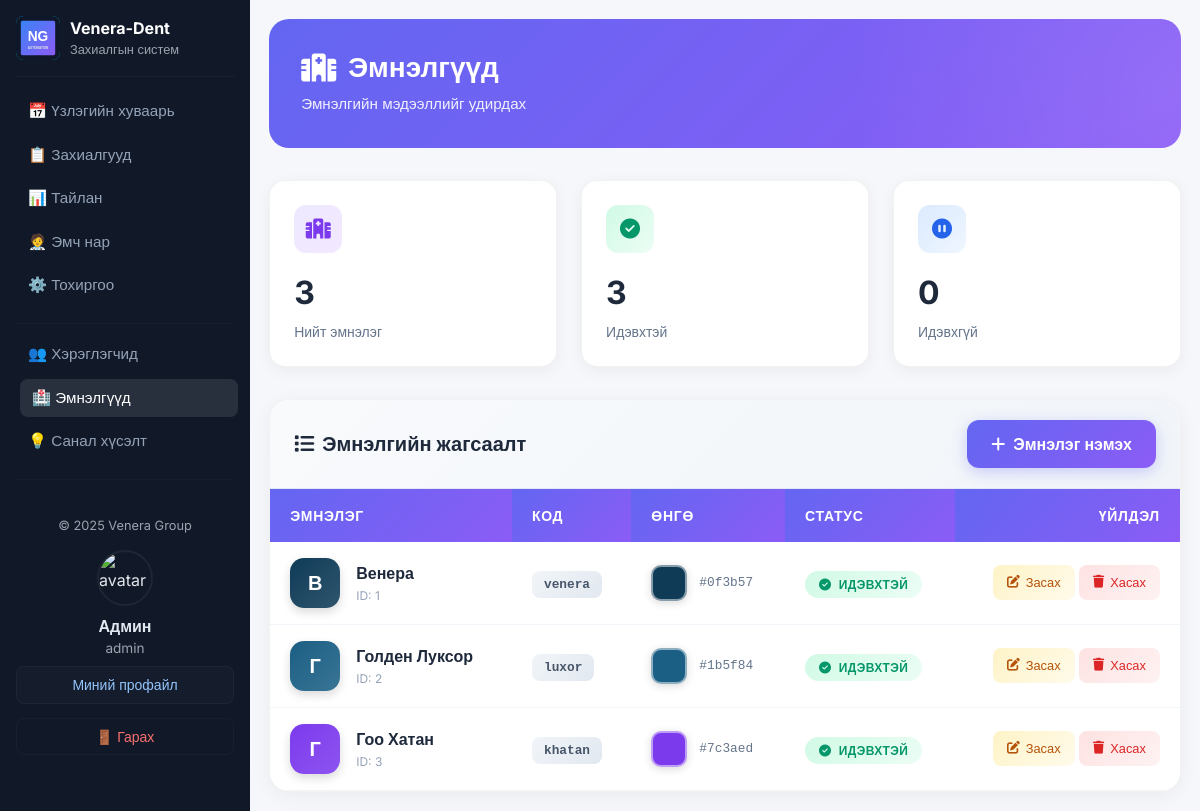
The app's page /clinics.php (signed in) with its own data.
### tables this page shows
CREATE TABLE IF NOT EXISTS `clinics` (
  `id` int(11) NOT NULL AUTO_INCREMENT,
  `code` varchar(50) NOT NULL,
  `name` varchar(100) NOT NULL,
  `theme_color` varchar(20) DEFAULT '#0f3b57',
  `active` tinyint(1) DEFAULT 1,
  `sort_order` int(11) DEFAULT 0,
  `created_at` timestamp NULL DEFAULT current_timestamp(),
  PRIMARY KEY (`id`),
  UNIQUE KEY `code` (`code`)
);

### config.php (called while the page is built, shortened)
<?php
function db() {
    static $pdo = null;
    try {
        $pdo = new PDO(
            'mysql:host=' . DB_HOST . ';port=' . DB_PORT . ';dbname=' . DB_NAME . ';charset=utf8mb4',
            DB_USER,
            DB_PASS,
            [
                PDO::ATTR_ERRMODE => PDO::ERRMODE_EXCEPTION,
                PDO::ATTR_DEFAULT_FETCH_MODE => PDO::FETCH_ASSOC
            ]
        );
    } catch (PDOException $e) {
        http_response_code(500);
        echo '❌ DB connection failed: ' . htmlspecialchars($e->getMessage());
        exit;
    }
    return $pdo;
}
?>

### public/clinics.php (the view, shortened to what this page needs)
<?php
require_once __DIR__ . '/../config.php';
try {
    $st = db()->query("SELECT * FROM clinics ORDER BY sort_order, name");
    $clinics = $st->fetchAll(PDO::FETCH_ASSOC);
} catch (Exception $e) {
    $clinics = [];
}
?>
<!DOCTYPE html>
<html lang="mn">
<head>
    <link href="https://cdn.jsdelivr.net/npm/bootstrap@5.3.3/dist/css/bootstrap.min.css" rel="stylesheet">
    <link href="https://cdnjs.cloudflare.com/ajax/libs/font-awesome/6.4.0/css/all.min.css" rel="stylesheet">
</head>
<body>
    <?php include __DIR__ . '/../partials/sidebar.php'; ?>
    <main>
        <div class="page-header">
            <h2><i class="fas fa-hospital"></i> Эмнэлгүүд</h2>
            <p>Эмнэлгийн мэдээллийг удирдах</p>
        </div>
        <?php
        $totalClinics = count($clinics);
        $activeClinics = count(array_filter($clinics, fn($c) => $c['active'] == 1));
        $inactiveClinics = $totalClinics - $activeClinics;
        ?>
        <div class="stats-grid">
            <div class="stat-card purple">
                <div class="stat-icon"><i class="fas fa-hospital"></i></div>
                <div class="stat-value"><?= $totalClinics ?></div>
                <div class="stat-label">Нийт эмнэлэг</div>
            </div>
            <div class="stat-card green">
                <div class="stat-icon"><i class="fas fa-check-circle"></i></div>
                <div class="stat-value"><?= $activeClinics ?></div>
                <div class="stat-label">Идэвхтэй</div>
            </div>
            <div class="stat-card blue">
                <div class="stat-icon"><i class="fas fa-pause-circle"></i></div>
                <div class="stat-value"><?= $inactiveClinics ?></div>
                <div class="stat-label">Идэвхгүй</div>
            </div>
        </div>
        <div class="glass-card">
            <div class="card-header-custom">
                <h5><i class="fas fa-list"></i> Эмнэлгийн жагсаалт</h5>
                <button id="addBtn" class="btn-add">
                    <i class="fas fa-plus"></i> Эмнэлэг нэмэх
                </button>
            </div>
            <div class="table-responsive">
                <table class="modern-table">
                    <thead>
                        <tr>
                            <th>Эмнэлэг</th>
                            <th>Код</th>
                            <th>Өнгө</th>
                            <th>Статус</th>
                            <th style="text-align: right;">Үйлдэл</th>
                        </tr>
                    </thead>
                    <tbody>
                        <?php foreach ($clinics as $clinic): ?>
                            <tr>
                                <td>
                                    <div class="d-flex align-items-center gap-3">
                                        <div class="clinic-avatar" style="background: linear-gradient(135deg, <?= htmlspecialchars($clinic['theme_color'] ?? '#6366f1') ?>, <?= htmlspecialchars($clinic['theme_color'] ?? '#6366f1') ?>dd);">
                                            <?= mb_substr($clinic['name'], 0, 1) ?>
                                        </div>
                                        <div class="clinic-info">
                                            <div class="clinic-name"><?= htmlspecialchars($clinic['name']) ?></div>
                                            <div class="clinic-id">ID: <?= $clinic['id'] ?></div>
                                        </div>
                                    </div>
                                </td>
                                <td>
                                    <span class="code-badge"><?= htmlspecialchars($clinic['code']) ?></span>
                                </td>
                                <td>
                                    <div class="color-preview">
                                        <div class="color-box" style="background: <?= htmlspecialchars($clinic['theme_color'] ?? '#6366f1') ?>;"></div>
                                        <span class="color-code"><?= htmlspecialchars($clinic['theme_color'] ?? '#6366f1') ?></span>
                                    </div>
                                </td>
                                <td>
                                    <span class="status-badge <?= $clinic['active'] ? 'active' : 'inactive' ?>">
                                        <i class="fas <?= $clinic['active'] ? 'fa-check-circle' : 'fa-times-circle' ?> me-1"></i>
                                        <?= $clinic['active'] ? 'Идэвхтэй' : 'Идэвхгүй' ?>
                                    </span>
                                </td>
                                <td style="text-align: right;">
                                    <button class="btn-action btn-edit edit-btn"
                                            data-id="<?= $clinic['id'] ?>"
                                            data-name="<?= htmlspecialchars($clinic['name']) ?>"
                                            data-code="<?= htmlspecialchars($clinic['code']) ?>"
                                            data-color="<?= htmlspecialchars($clinic['theme_color'] ?? '#6366f1') ?>"
                                            data-active="<?= $clinic['active'] ?>">
                                        <i class="fas fa-edit"></i> Засах
                                    </button>
                                    <button class="btn-action btn-delete delete-btn"
                                            data-id="<?= $clinic['id'] ?>"
                                            data-name="<?= htmlspecialchars($clinic['name']) ?>">
                                        <i class="fas fa-trash"></i> Хасах
                                    </button>
                                </td>
                            </tr>
                        <?php endforeach; ?>
                    </tbody>
                </table>
            </div>
        </div>
    </main>
</body>
</html>

### partials/sidebar.php (style rules this page uses)
:root { --sidebar-bg: #111827; --sidebar-text: #e5e7eb; --sidebar-hover: rgba(255,255,255,0.1); --light-bg: #f6f7fb; }
body { background: var(--light-bg); font-family: "Inter", sans-serif; margin: 0; color: #333; transition: background 0.3s, color 0.3s; }
main { margin-left: 250px; padding: 1.2rem; background: var(--light-bg); min-height: 100vh; transition: margin-left 0.3s ease; }

### records on screen
clinics: name "В", name "Венера", id "1", code "venera", theme_color "#0f3b57", active 1 (drawn)
clinics: name "Г", name "Голден Луксор", id "2", code "luxor", theme_color "#1b5f84", active 1 (drawn)
clinics: name "Г", name "Гоо Хатан", id "3", code "khatan", theme_color "#7c3aed", active 1 (drawn)

### other values on screen
$name "Админ"
$role "admin"
$totalClinics "3"
$activeClinics "3"
$inactiveClinics "0"
